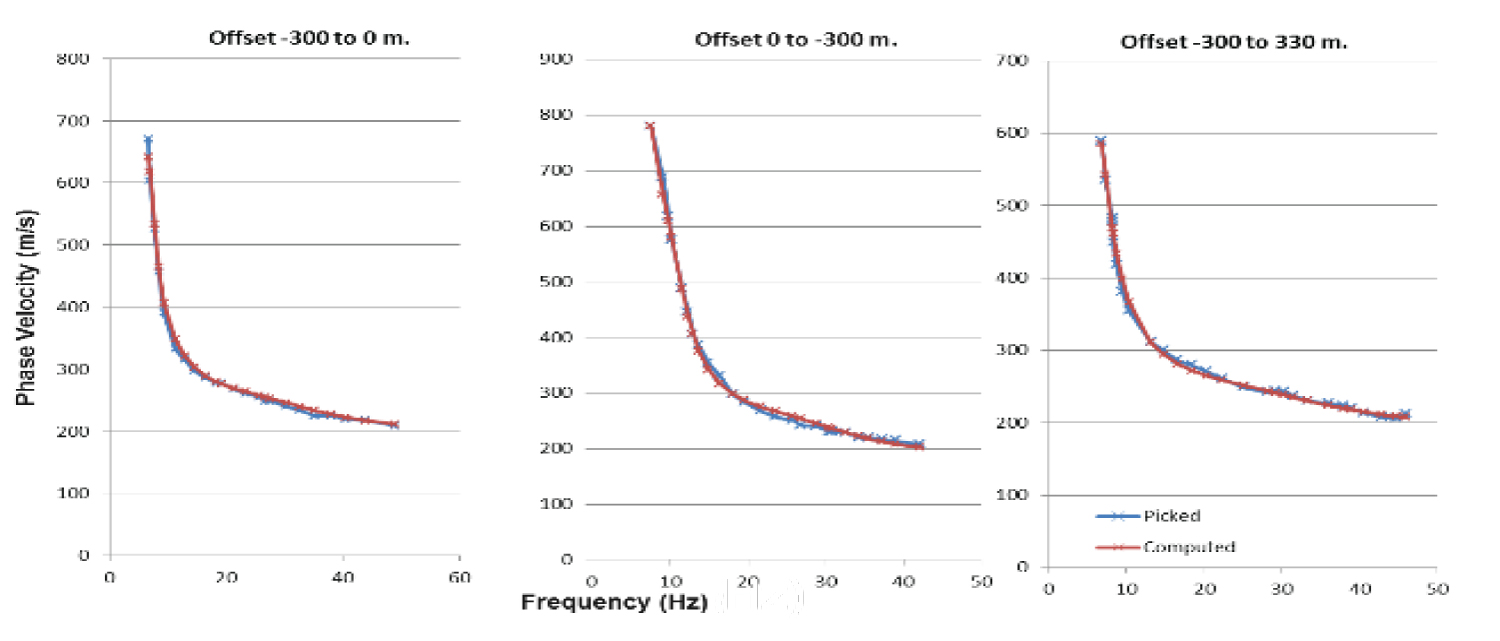
#> input picture slides/raw/inverted_curves.jpg, 1500 x 641 px, found by its file name
$ python join_dispersion_vs_profile.py
#> lines starting #> are read from the running program, lines starting #| are printed output that depends on the picture
"""Join dispersion curve fit and inverted Vs profile into a single side-by-side figure."""

import matplotlib.pyplot as plt
import matplotlib.image as mpimg

img_curves = mpimg.imread("slides/raw/inverted_curves.jpg")
#> img_curves is the input picture: shape (641, 1500, 3); mean R, G, B 250, 249.4, 249.6
img_profile = mpimg.imread("slides/raw/inverted_profile.png")
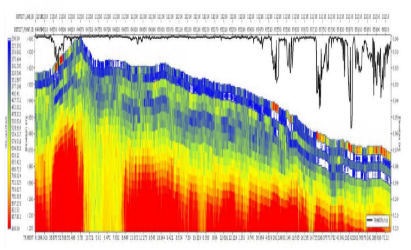
#> input picture slides/raw/inverted_profile.png, 411 x 250 px, found by its file name
#> img_profile is the input picture: shape (250, 411, 4) float32; mean R, G, B, A 0.818, 0.737, 0.593, 0.996

fig, (ax1, ax2) = plt.subplots(1, 2, figsize=(14, 6))

ax1.imshow(img_curves)
ax1.set_axis_off()
ax1.set_title("(a) Dispersion curve fit", fontsize=12, pad=10)

ax2.imshow(img_profile)
ax2.set_axis_off()
ax2.set_title("(b) Inverted $V_s$ profile", fontsize=12, pad=10)

plt.tight_layout()
plt.savefig("figures/term03_lec03/term03_lec03_inversion_result.png", dpi=150, bbox_inches="tight")
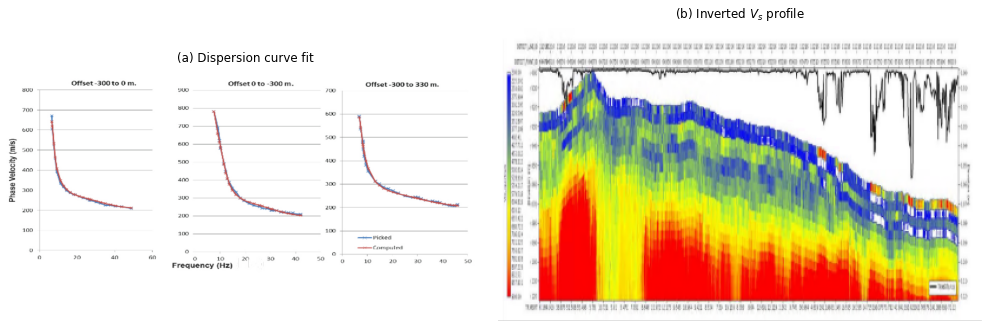
#> figure drawn by matplotlib, 2 panels
plt.close()
